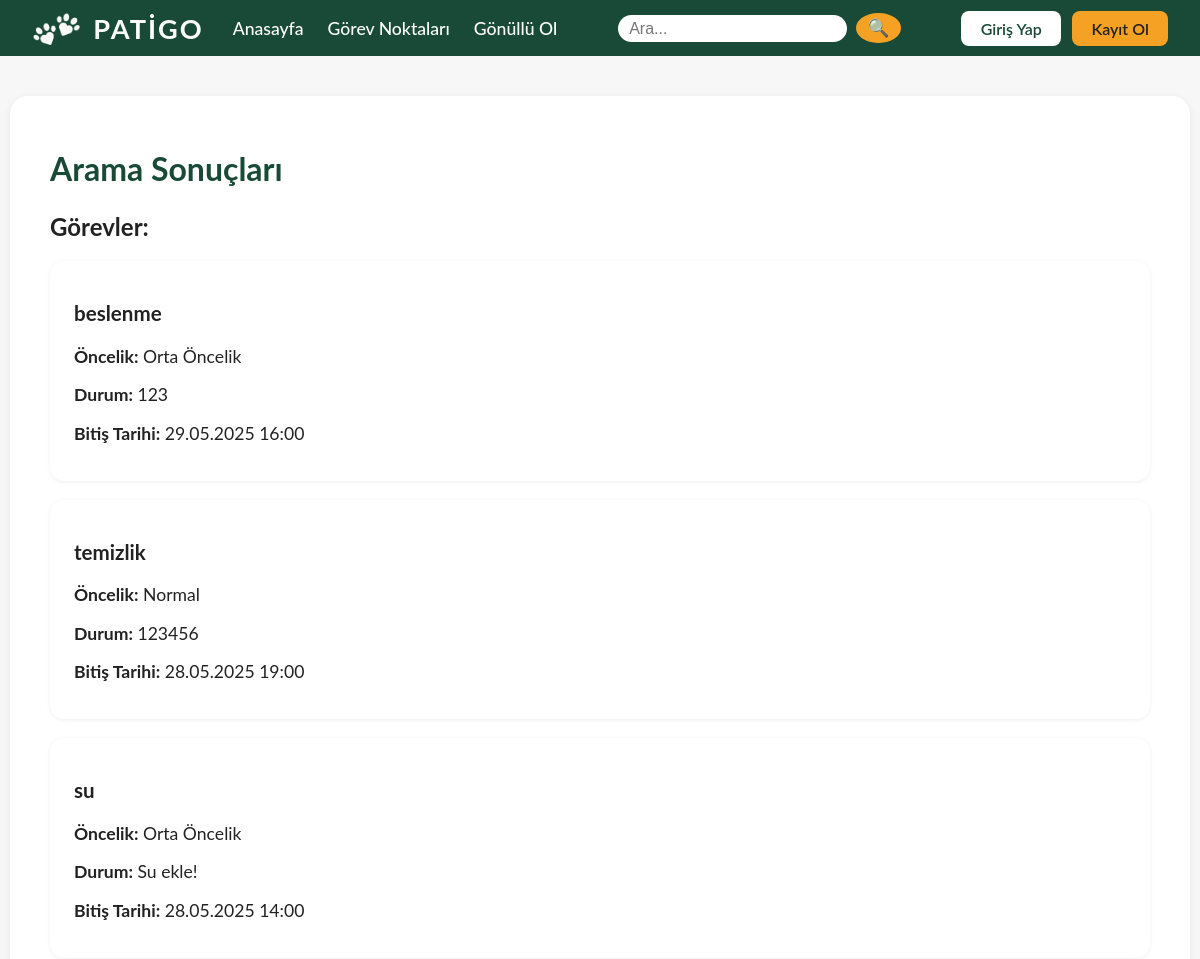
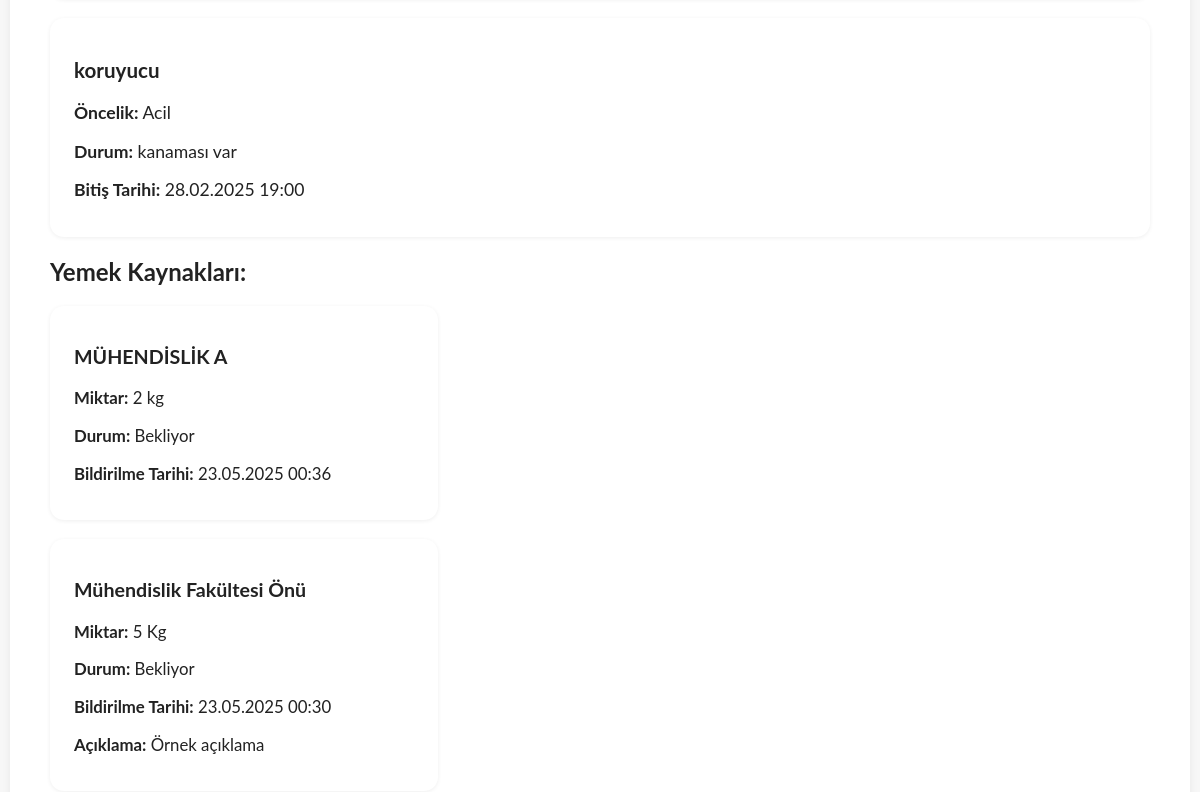
/arama/ (upper part), run on an earlier commit of the app's database (2 pictures, top to bottom).
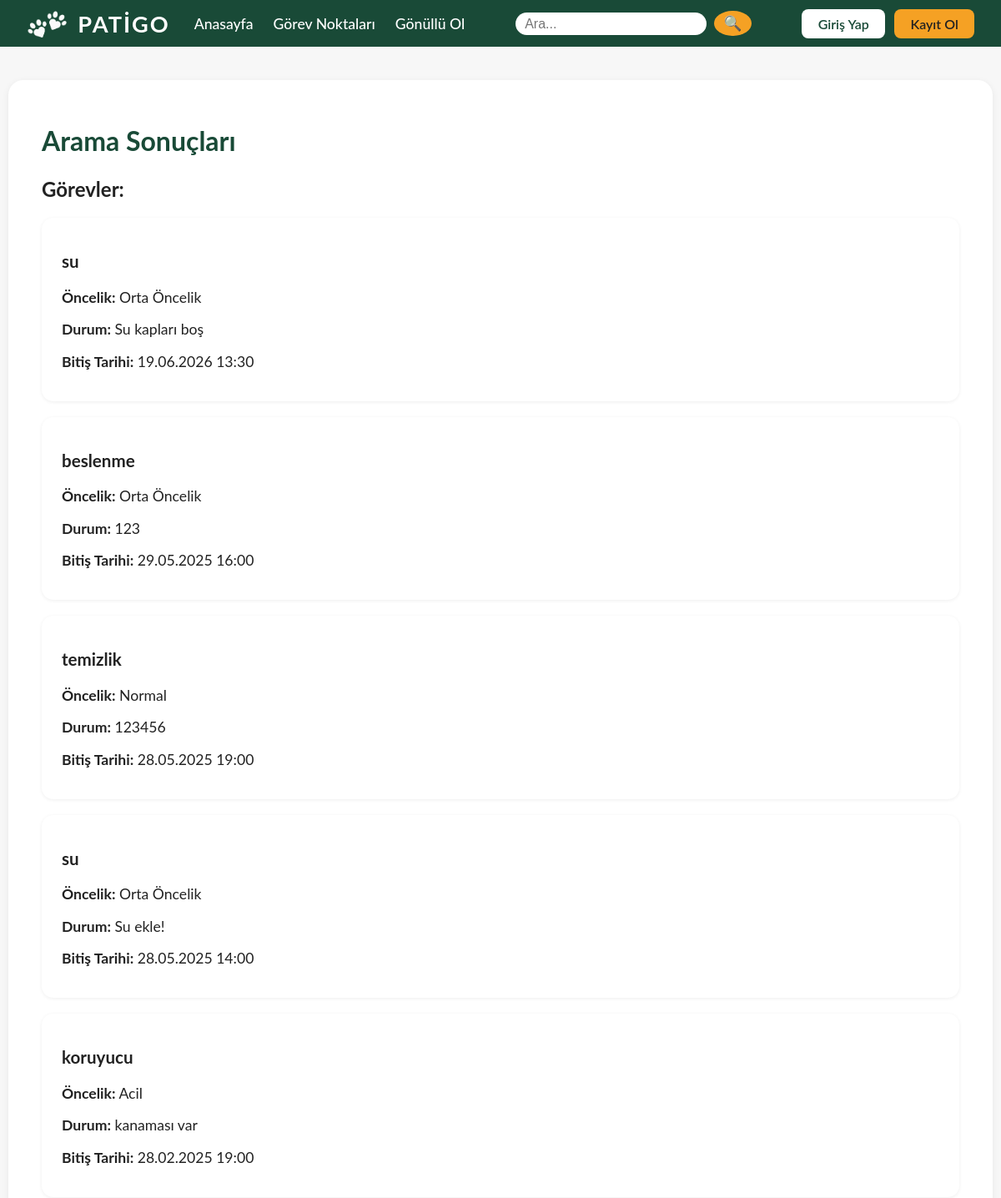
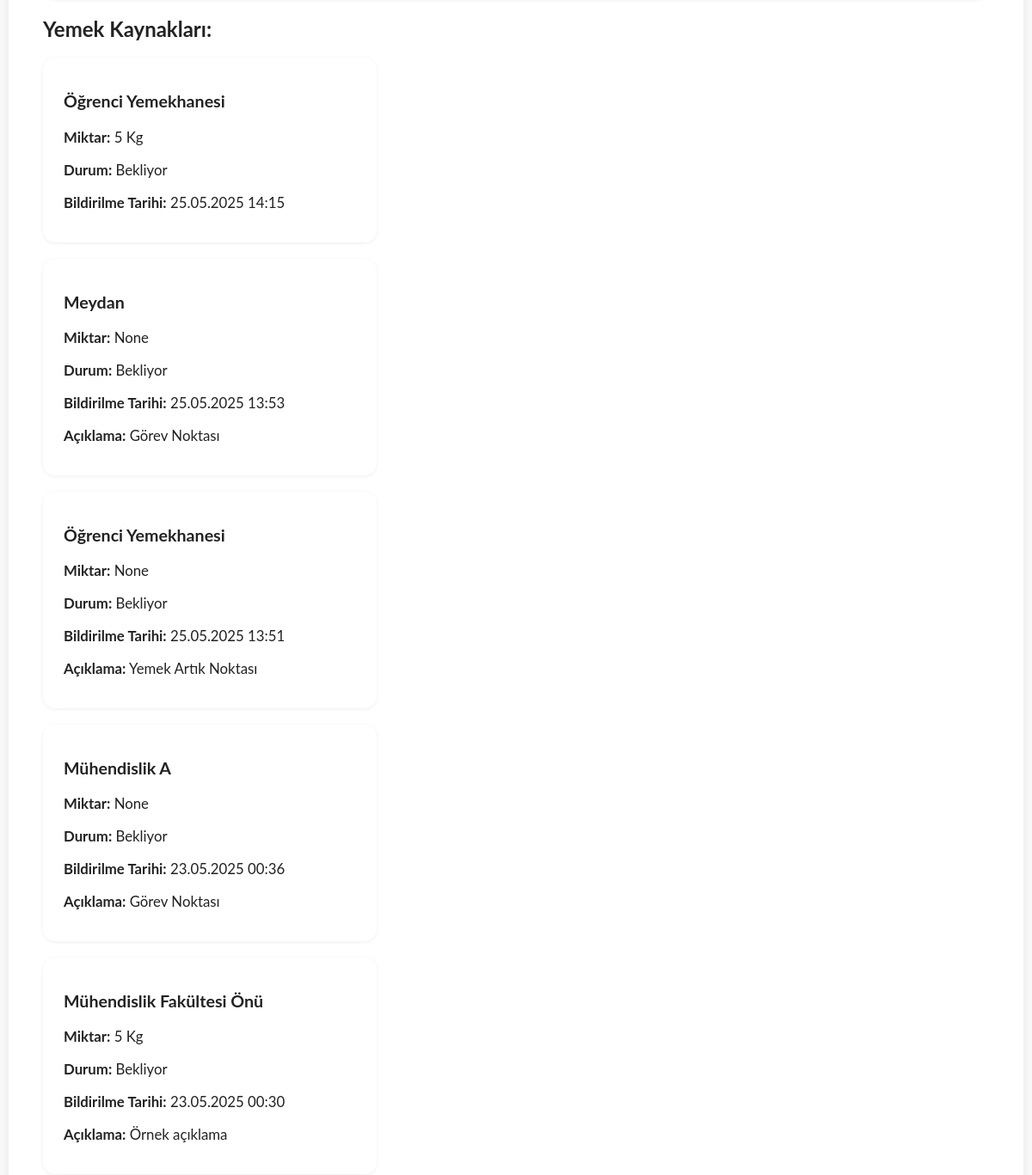
And on a later commit of the database (2 pictures, top to bottom).
### main/models.py (models this page shows, shortened)
class Task(models.Model):
    PRIORITY_CHOICES = (
        ('acil', 'Acil'),
        ('orta', 'Orta Öncelik'),
        ('normal', 'Normal'),
    )
    name = models.CharField(max_length=100)
    description = models.TextField()
    animal_count = models.PositiveIntegerField()
    end_time = models.DateTimeField()
    location = models.CharField(max_length=200, blank=True, null=True)
    status = models.CharField(max_length=100)
    priority = models.CharField(max_length=10, choices=PRIORITY_CHOICES, default='normal')
    assigned_to = models.ForeignKey(User, on_delete=models.SET_NULL, null=True, blank=True, related_name='tasks')
    is_completed = models.BooleanField(default=False)
    created_by = models.ForeignKey(User, on_delete=models.SET_NULL, null=True, blank=True, related_name='created_tasks')

class FoodSource(models.Model):
    STATUS_CHOICES = (
        ('bekliyor', 'Bekliyor'),
        ('teslim', 'Teslim Alındı'),
    )
    location = models.CharField(max_length=200)
    amount = models.CharField(max_length=50, blank=True, null=True)
    description = models.TextField(blank=True)
    photo = models.ImageField(upload_to='food_photos/', blank=True, null=True)
    reported_by = models.ForeignKey(User, on_delete=models.SET_NULL, null=True)
    status = models.CharField(max_length=20, choices=STATUS_CHOICES, default='bekliyor')
    reported_at = models.DateTimeField(auto_now_add=True)
    latitude = models.FloatField(null=True, blank=True)
    longitude = models.FloatField(null=True, blank=True)

### main/views.py (the view, shortened to what this page needs)
# urls.py: path('arama/', views.arama, name='arama'),
def arama(request):
    query = request.GET.get('q', '')
    task_results = Task.objects.all()
    food_results = FoodSource.objects.all()
    task_results = task_results.order_by('-end_time')
    food_results = food_results.order_by('-reported_at')
    return render(request, 'arama_sonuc.html', {
        'query': query,
        'task_results': task_results,
        'food_results': food_results,
    })

### main/templates/arama_sonuc.html
{% extends 'base.html' %}
{% load static %}
{% block content %}
<div class="panel-section">
    <h1>Arama Sonuçları</h1>
    <h2>Görevler:</h2>
    {% if task_results %}
        {% for task in task_results %}
            <div class="task-list-box">
                <h3>{{ task.name }}</h3>
                <p><strong>Öncelik:</strong> {{ task.get_priority_display }}</p>
                <p><strong>Durum:</strong> {{ task.status }}</p>
                <p><strong>Bitiş Tarihi:</strong> {{ task.end_time|date:"d.m.Y H:i" }}</p>
            </div>
        {% endfor %}
    {% else %}
        <div class="task-list-box">
            <p>Görev sonucu bulunamadı.</p>
        </div>
    {% endif %}
    <h2>Yemek Kaynakları:</h2>
    {% if food_results %}
        {% for food in food_results %}
            <div class="food-box">
                <h3>{{ food.location }}</h3>
                <p><strong>Miktar:</strong> {{ food.amount }}</p>
                <p><strong>Durum:</strong> {{ food.get_status_display }}</p>
                <p><strong>Bildirilme Tarihi:</strong> {{ food.reported_at|date:"d.m.Y H:i" }}</p>
                {% if food.description %}
                    <p><strong>Açıklama:</strong> {{ food.description }}</p>
                {% endif %}
            </div>
        {% endfor %}
    {% else %}
        <div class="food-box">
            <p>Yemek kaynağı sonucu bulunamadı.</p>
        </div>
    {% endif %}
</div>
{% endblock %}

### main/templates/base.html (shortened to what this page needs)
<!DOCTYPE html>
<html lang="tr">
<head>
    {% load static %}
    <link rel="stylesheet" href="/static/main.css">
    <link rel="stylesheet"
        href="https://unpkg.com/leaflet@1.9.4/dist/leaflet.css"
/>
</head>
<body>
    <nav class="navbar">
        <div class="navbar-left">
            {% load static %}
            <img src="{% static 'images/logo.png' %}" alt="Patigo Logo" class="logo">
            <span a href="/" class="site-title">PATİGO</span>
        </div>
        <div class="navbar-center">
            <a href="/" class="nav-link">Anasayfa</a>
            <a href="/gorev-noktalari" class="nav-link">Görev Noktaları</a>
            {% if user.is_authenticated and user.userprofile.user_type == 'gonullu' %}
                <a href="/gorev-al" class="nav-link">Görev Al</a>
            {% elif user.is_authenticated and user.userprofile.user_type == 'yetkili' %}
                <a href="/gorev-ekle" class="nav-link">Görev Ekle</a>
                <a href="/yemek-kaynagi-bildir" class="nav-link">Yemek Kaynağı Bildir</a>
            {% else %}
                <a href="/gonullu-ol" class="nav-link">Gönüllü Ol</a>
            {% endif %}
        </div>
        <div class="navbar-search">
            <form action="/arama" method="get">
                <input type="text" name="q" placeholder="Ara..." class="search-input">
                <button type="submit" class="search-btn">🔍</button>
            </form>
        </div>
        <div class="navbar-right">
            {% if user.is_authenticated %}
                <div class="user-menu">
                    <span class="user-icon">🐶</span>
                    <span class="user-name">{{ user.username }}</span>
                    <div class="user-dropdown">
                        <a href="/profil">Profil</a>
                        {% if user.userprofile.user_type == 'gonullu' %}
                            <a href="/gonullu-panel">Gönüllü Paneli</a>
                        {% endif %}
                        <a href="/cikis">Çıkış Yap</a>
                    </div>
                </div>
            {% else %}
                <a href="/giris" class="btn btn-login">Giriş Yap</a>
                <a href="/kayit" class="btn btn-register">Kayıt Ol</a>
            {% endif %}
        </div>
    </nav>
    <main>
        {% block content %}{% endblock %}
    </main>
</body>
</html>

### main/static/main.css (style rules this page uses)
body { margin: 0; font-family: 'Lato', sans-serif; background: #f7f7f7; color: #222; }
.navbar { display: flex; align-items: center; justify-content: space-between; background: #194a37; padding: 0.5rem 2rem; color: #fff; }
.navbar-left { display: flex; align-items: center; }
.logo { height: 40px; margin-right: 10px; }
.site-title { font-size: 1.7rem; font-weight: bold; letter-spacing: 2px; }
.navbar-center { display: flex; gap: 1.5rem; }
.nav-link { color: #fff; text-decoration: none; font-size: 1.1rem; font-weight: 500; transition: color 0.2s; }
.navbar-search { margin-left: 2rem; }
.search-input { padding: 0.3rem 0.7rem; border-radius: 20px; border: none; outline: none; font-size: 1rem; }
.search-btn { background: #f5a124; border: none; border-radius: 50%; padding: 0.3rem 0.7rem; margin-left: 0.3rem; cursor: pointer; font-size: 1.1rem; }
.navbar-right { display: flex; gap: 0.7rem; margin-left: 2rem; }
.btn { padding: 0.5rem 1.2rem; border-radius: 8px; border: none; font-size: 1rem; font-weight: 600; cursor: pointer; text-decoration: none; transition: background 0.2s, color 0.2s; }
.btn-login { background: #fff; color: #194a37; }
.btn-register, .btn-main { background: #f5a124; color: #222; }
.panel-section { max-width: 1100px; margin: 2.5rem auto; background: #fff; border-radius: 18px; box-shadow: 0 2px 8px #0001; padding: 2rem 2.5rem; }
.panel-section h1 { color: #194a37; margin-bottom: 1.5rem; }
.task-list-box { background: #fff; border-radius: 14px; box-shadow: 0 1px 4px #0001; padding: 1.2rem 1.5rem; margin-bottom: 1.2rem; font-size: 1.1rem; }
.food-box { background: #fff; border-radius: 14px; box-shadow: 0 1px 4px #0001; padding: 1.2rem 1.5rem; min-width: 260px; max-width: 340px; font-size: 1.05rem; position: relative; margin-bottom: 1.2rem; }

What changed in the data, as far as the page shows it:
added Task: name "su", priority "Orta Öncelik", status "Su kapları boş", end_time "19.06.2026 13:30"
added FoodSource: location "Öğrenci Yemekhanesi", amount "5 Kg", status "Bekliyor", reported_at "25.05.2025 14:15"
added FoodSource: location "Meydan", amount "None", status "Bekliyor", reported_at "25.05.2025 13:53", description "Görev Noktası"
added FoodSource: location "Öğrenci Yemekhanesi", amount "None", status "Bekliyor", reported_at "25.05.2025 13:51", description "Yemek Artık Noktası"
changed FoodSource: location "MÜHENDİSLİK A" → "Mühendislik A"; amount "2 kg" → "None"; description (not shown) → "Görev Noktası"
